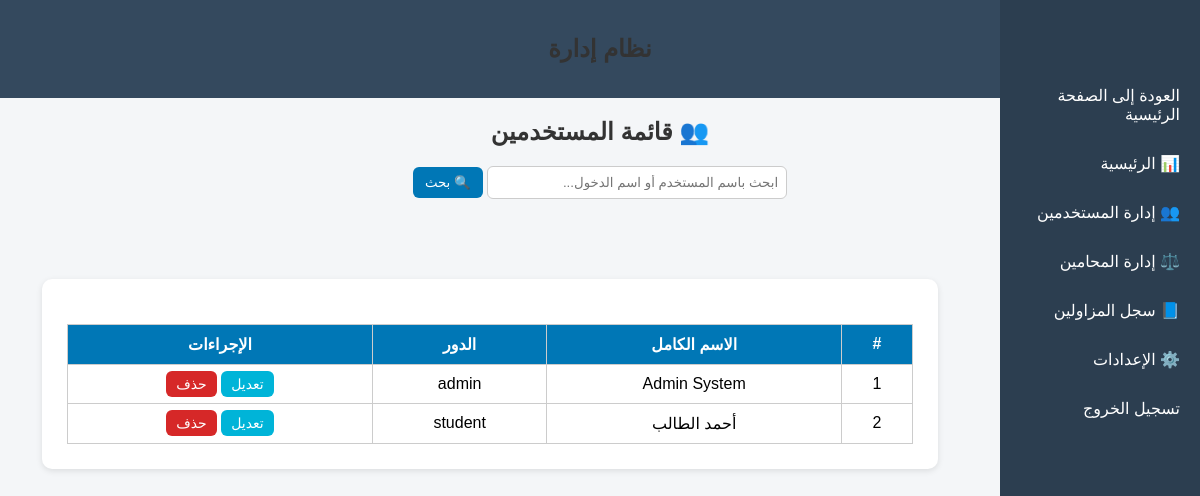
/admin/users/users.php (signed in), run on an earlier commit of the app's database.
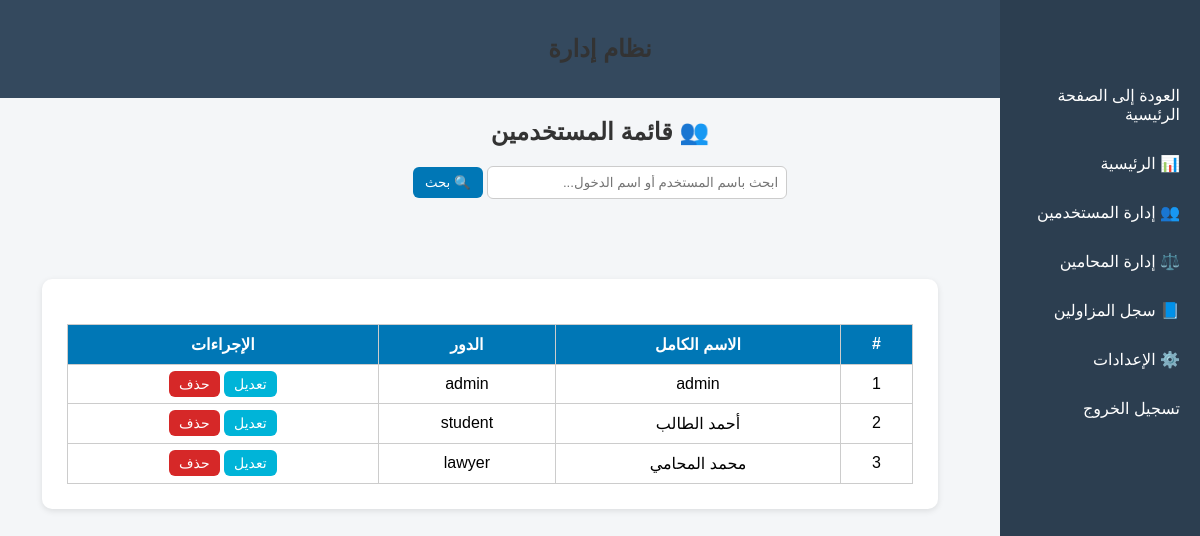
And on a later commit of the database.
### tables this page shows
CREATE TABLE `users` (
  `user_id` int(11) NOT NULL,
  `full_name` varchar(200) NOT NULL,
  `national_id` varchar(30) NOT NULL,
  `phone` varchar(30) DEFAULT NULL,
  `email` varchar(150) NOT NULL,
  `address` varchar(255) DEFAULT NULL,
  `password` varchar(255) NOT NULL,
  `role` enum('student','lawyer','admin') NOT NULL DEFAULT 'student',
  `created_at` datetime NOT NULL DEFAULT current_timestamp(),
  `updated_at` datetime NOT NULL DEFAULT current_timestamp() ON UPDATE current_timestamp()
);

### admin/users/users.php (the view, shortened to what this page needs)
<?php
require_once("../../config/db.php");
include("../includes/header.php");
$search = isset($_GET['search']) ? trim($_GET['search']) : '';
if ($search) {
    $stmt = $pdo->prepare("SELECT * FROM users WHERE full_name LIKE ?");
    $stmt->execute(["%$search%"]);
} else {
    $stmt = $pdo->query("SELECT * FROM users ORDER BY full_name ASC");
}
$users = $stmt->fetchAll(PDO::FETCH_ASSOC);
?>
<!DOCTYPE html>
<html lang="ar" dir="rtl">
<head>
  <link rel="stylesheet" href="../../assets/css/admin.css">
</head>
<body>
<h2>👥 قائمة المستخدمين</h2>
<form method="GET" action="">
  <input type="text" name="search" placeholder="ابحث باسم المستخدم أو اسم الدخول..."
         value="<?= htmlspecialchars($search) ?>">
  <button type="submit">🔍 بحث</button>
</form>
<div class="admin-container">
  <?php include("../includes/sidebar.php"); ?>
  <div class="container">
    <?php if (count($users) > 0): ?>
      <table>
        <thead>
          <tr>
            <th>#</th>
            <th>الاسم الكامل</th>
            <th>الدور</th>
            <th>الإجراءات</th>
          </tr>
        </thead>
        <tbody>
          <?php foreach ($users as $index => $u): ?>
            <tr>
              <td><?= $index + 1 ?></td>
              <td><?= htmlspecialchars($u['full_name']) ?></td>
              <td><?= htmlspecialchars($u['role']) ?></td>
              <td>
                <a href="edit_user.php?id=<?= $u['user_id'] ?>" class="btn edit-btn">تعديل</a>
                <a href="delete_user.php?id=<?= $u['user_id'] ?>" class="btn delete-btn"
                   onclick="return confirm('هل أنت متأكد من حذف هذا المستخدم؟')">حذف</a>
              </td>
            </tr>
          <?php endforeach; ?>
        </tbody>
      </table>
    <?php else: ?>
      <p class="no-data">لا توجد نتائج مطابقة.</p>
    <?php endif; ?>
  </div>
</div>
</body>
</html>

### admin/includes/header.php
<header class="admin-header">
  <h2>نظام إدارة</h2>
</header>

### admin/includes/sidebar.php
<aside class="admin-sidebar">
  <ul>
    <li><a href="/mutadarrib/index.php">العودة إلى الصفحة الرئيسية</a></li>
    <li><a href="/mutadarrib/admin/dashboard.php">📊 الرئيسية</a></li>
    <li><a href="/mutadarrib/admin/users/users.php">👥 إدارة المستخدمين</a></li>
    <li><a href="/mutadarrib/admin/lawyers/lawyers.php">⚖️ إدارة المحامين</a></li>
    <li><a href="/mutadarrib/admin/lawyers/master_lawyers.php">📘 سجل المزاولين</a></li>
    <li><a href="/mutadarrib/admin/settings.php">⚙️ الإعدادات</a></li>
    <li><a href="/mutadarrib/auth/logout.php">تسجيل الخروج</a></li>
  </ul>
</aside>

### assets/css/admin.css (style rules this page uses)
body { font-family: "Cairo", sans-serif; background-color: #f4f6f8; direction: rtl; margin: 0; padding: 0; }
.admin-container { margin-right: 220px; padding: 20px; }
.admin-sidebar { width: 200px; background-color: #2c3e50; color: white; height: 100vh; position: fixed; right: 0; top: 0; padding-top: 60px; }
.admin-sidebar ul { list-style: none; padding: 0; }
.admin-sidebar li { margin: 10px 0; }
.admin-sidebar a { color: white; text-decoration: none; display: block; padding: 10px 20px; }
.admin-header { background-color: #34495e; color: white; padding: 15px; text-align: right; }
.container { width: 90%; margin: 40px auto; background: #fff; padding: 25px; border-radius: 10px; box-shadow: 0 2px 6px rgba(0,0,0,0.1); }
h2 { text-align: center; margin-bottom: 20px; color: #333; }
form { text-align: center; margin-bottom: 20px; }
input[type="text"] { padding: 8px; width: 300px; border-radius: 6px; border: 1px solid #ccc; }
button { padding: 8px 12px; background-color: #0077b6; color: #fff; border: none; border-radius: 6px; cursor: pointer; }
table { width: 100%; border-collapse: collapse; margin-top: 15px; }
th, td { padding: 10px; text-align: center; border-bottom: 1px solid #ddd; }
th { background-color: #0077b6; color: white; }

### admin/users/users.php (style rules this page uses)
table { width: 100%; border-collapse: collapse; margin-top: 20px; }
th, td { border: 1px solid #ccc; padding: 10px; text-align: center; }
th { background: #0077b6; color: white; }
a.btn { padding: 5px 10px; border-radius: 6px; color: white; text-decoration: none; font-size: 14px; }
.edit-btn { background-color: #00b4d8; }
.delete-btn { background-color: #d62828; }

What changed in the data, as far as the page shows it:
changed users "admin": full_name "Admin System" → "admin"
added users: full_name "محمد المحامي", role "lawyer"
